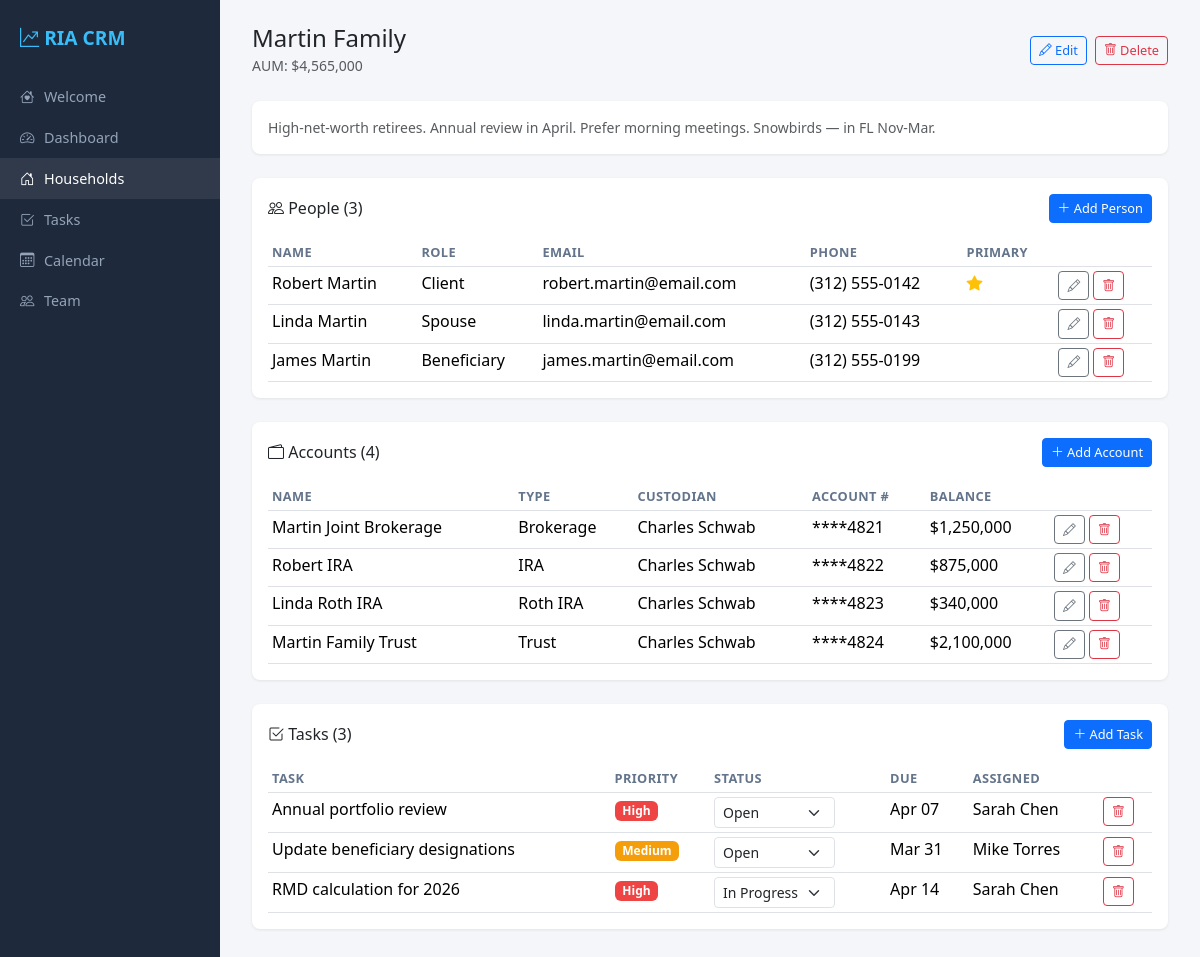
/households/1, run on the app's committed database.
### models.py (models this page shows, shortened)
class Household(db.Model):
    id = db.Column(db.Integer, primary_key=True)
    name = db.Column(db.String(200), nullable=False)
    notes = db.Column(db.Text, default="")
    created_at = db.Column(db.DateTime, default=datetime.utcnow)
    people = db.relationship("Person", backref="household", lazy=True, cascade="all, delete-orphan")
    accounts = db.relationship("Account", backref="household", lazy=True, cascade="all, delete-orphan")
    tasks = db.relationship("Task", backref="household", lazy=True, cascade="all, delete-orphan")
    meetings = db.relationship("Meeting", backref="household", lazy=True, cascade="all, delete-orphan")
    @property
    def total_aum(self):
        return sum(a.balance for a in self.accounts)

class Account(db.Model):
    id = db.Column(db.Integer, primary_key=True)
    name = db.Column(db.String(200), nullable=False)
    account_type = db.Column(db.String(50), nullable=False)
    custodian = db.Column(db.String(200), default="")
    account_number = db.Column(db.String(100), default="")
    balance = db.Column(db.Float, default=0.0)
    household_id = db.Column(db.Integer, db.ForeignKey("household.id"), nullable=False)
    created_at = db.Column(db.DateTime, default=datetime.utcnow)

class Person(db.Model):
    id = db.Column(db.Integer, primary_key=True)
    first_name = db.Column(db.String(100), nullable=False)
    last_name = db.Column(db.String(100), nullable=False)
    email = db.Column(db.String(200), default="")
    phone = db.Column(db.String(50), default="")
    role = db.Column(db.String(50), default="Client")  # Client, Spouse, Beneficiary, Trustee, etc.
    is_primary = db.Column(db.Boolean, default=False)
    household_id = db.Column(db.Integer, db.ForeignKey("household.id"), nullable=False)
    created_at = db.Column(db.DateTime, default=datetime.utcnow)
    meeting_attendees = db.relationship("MeetingAttendee", backref="person", lazy=True, cascade="all, delete-orphan")
    @property
    def full_name(self):
        return f"{self.first_name} {self.last_name}"

class Task(db.Model):
    id = db.Column(db.Integer, primary_key=True)
    title = db.Column(db.String(300), nullable=False)
    description = db.Column(db.Text, default="")
    status = db.Column(db.String(20), default="Open")
    priority = db.Column(db.String(10), default="Medium")
    due_date = db.Column(db.Date, nullable=True)
    assigned_to = db.Column(db.String(100), default="")  # team member name
    household_id = db.Column(db.Integer, db.ForeignKey("household.id"), nullable=True)
    created_at = db.Column(db.DateTime, default=datetime.utcnow)

### app.py (the view)
@app.route("/households/<int:id>")
def household_detail(id):
    h = Household.query.get_or_404(id)
    return render_template(
        "household_detail.html",
        household=h,
        account_types=ACCOUNT_TYPES,
        task_statuses=TASK_STATUSES,
        task_priorities=TASK_PRIORITIES,
    )

### templates/household_detail.html (shortened to what this page needs)
{% extends "base.html" %}
{% block content %}
<div class="d-flex justify-content-between align-items-center mb-4">
    <div>
        <h4 class="mb-0">{{ household.name }}</h4>
        <small class="text-muted">AUM: ${{ "{:,.0f}".format(household.total_aum) }}</small>
    </div>
    <div class="d-flex gap-2">
        <a href="{{ url_for('household_edit', id=household.id) }}" class="btn btn-outline-primary btn-sm"><i class="bi bi-pencil"></i> Edit</a>
        <form method="POST" action="{{ url_for('household_delete', id=household.id) }}" onsubmit="return confirm('Delete this household and all related data?')">
            <button class="btn btn-outline-danger btn-sm"><i class="bi bi-trash"></i> Delete</button>
        </form>
    </div>
</div>
{% if household.notes %}
<div class="card p-3 mb-4"><small class="text-muted">{{ household.notes }}</small></div>
{% endif %}
<div class="card p-3 mb-4">
    <div class="d-flex justify-content-between align-items-center mb-3">
        <h6 class="mb-0"><i class="bi bi-people"></i> People ({{ household.people|length }})</h6>
        <button class="btn btn-primary btn-sm" data-bs-toggle="modal" data-bs-target="#addPersonModal"><i class="bi bi-plus-lg"></i> Add Person</button>
    </div>
    {% if household.people %}
    <table class="table table-sm mb-0">
        <thead><tr><th>Name</th><th>Role</th><th>Email</th><th>Phone</th><th>Primary</th><th></th></tr></thead>
        <tbody>
        {% for p in household.people %}
        <tr>
            <td>{{ p.full_name }}</td>
            <td>{{ p.role }}</td>
            <td>{{ p.email or '—' }}</td>
            <td>{{ p.phone or '—' }}</td>
            <td>{% if p.is_primary %}<i class="bi bi-star-fill text-warning"></i>{% endif %}</td>
            <td>
                <button class="btn btn-outline-secondary btn-sm" data-bs-toggle="modal" data-bs-target="#editPerson{{ p.id }}"><i class="bi bi-pencil"></i></button>
                <form method="POST" action="{{ url_for('person_delete', id=p.id) }}" class="d-inline" onsubmit="return confirm('Remove this person?')">
                    <button class="btn btn-outline-danger btn-sm"><i class="bi bi-trash"></i></button>
                </form>
            </td>
        </tr>
        {% endfor %}
        </tbody>
    </table>
    {% else %}
    <p class="text-muted mb-0">No people added yet.</p>
    {% endif %}
</div>
<div class="card p-3 mb-4">
    <div class="d-flex justify-content-between align-items-center mb-3">
        <h6 class="mb-0"><i class="bi bi-wallet2"></i> Accounts ({{ household.accounts|length }})</h6>
        <button class="btn btn-primary btn-sm" data-bs-toggle="modal" data-bs-target="#addAccountModal"><i class="bi bi-plus-lg"></i> Add Account</button>
    </div>
    {% if household.accounts %}
    <table class="table table-sm mb-0">
        <thead><tr><th>Name</th><th>Type</th><th>Custodian</th><th>Account #</th><th>Balance</th><th></th></tr></thead>
        <tbody>
        {% for a in household.accounts %}
        <tr>
            <td>{{ a.name }}</td>
            <td>{{ a.account_type }}</td>
            <td>{{ a.custodian or '—' }}</td>
            <td>{{ a.account_number or '—' }}</td>
            <td>${{ "{:,.0f}".format(a.balance) }}</td>
            <td>
                <button class="btn btn-outline-secondary btn-sm" data-bs-toggle="modal" data-bs-target="#editAccount{{ a.id }}"><i class="bi bi-pencil"></i></button>
                <form method="POST" action="{{ url_for('account_delete', id=a.id) }}" class="d-inline" onsubmit="return confirm('Remove this account?')">
                    <button class="btn btn-outline-danger btn-sm"><i class="bi bi-trash"></i></button>
                </form>
            </td>
        </tr>
        {% endfor %}
        </tbody>
    </table>
    {% else %}
    <p class="text-muted mb-0">No accounts added yet.</p>
    {% endif %}
</div>
<div class="card p-3 mb-4">
    <div class="d-flex justify-content-between align-items-center mb-3">
        <h6 class="mb-0"><i class="bi bi-check2-square"></i> Tasks ({{ household.tasks|length }})</h6>
        <button class="btn btn-primary btn-sm" data-bs-toggle="modal" data-bs-target="#addTaskModal"><i class="bi bi-plus-lg"></i> Add Task</button>
    </div>
    {% if household.tasks %}
    <table class="table table-sm mb-0">
        <thead><tr><th>Task</th><th>Priority</th><th>Status</th><th>Due</th><th>Assigned</th><th></th></tr></thead>
        <tbody>
        {% for t in household.tasks %}
        <tr>
            <td>{{ t.title }}</td>
            <td><span class="badge badge-priority-{{ t.priority }}">{{ t.priority }}</span></td>
            <td>
                <form method="POST" action="{{ url_for('task_status', id=t.id) }}" class="d-inline">
                    <select name="status" class="form-select form-select-sm d-inline" style="width:auto" onchange="this.form.submit()">
                        {% for s in task_statuses %}<option {% if t.status == s %}selected{% endif %}>{{ s }}</option>{% endfor %}
                    </select>
                </form>
            </td>
            <td>{{ t.due_date.strftime('%b %d') if t.due_date else '—' }}</td>
            <td>{{ t.assigned_to or '—' }}</td>
            <td>
                <form method="POST" action="{{ url_for('task_delete', id=t.id) }}" class="d-inline" onsubmit="return confirm('Delete?')">
                    <button class="btn btn-outline-danger btn-sm"><i class="bi bi-trash"></i></button>
                </form>
            </td>
        </tr>
        {% endfor %}
        </tbody>
    </table>
    {% else %}
    <p class="text-muted mb-0">No tasks for this household.</p>
    {% endif %}
</div>
{% endblock %}

### templates/base.html (style rules this page uses)
:root { --sidebar-width: 220px; }
body { background: #f5f6fa; font-family: 'Segoe UI', system-ui, sans-serif; }
.card { border: none; box-shadow: 0 1px 3px rgba(0,0,0,0.08); border-radius: 0.5rem; }
.badge-priority-High { background: #ef4444; }
.badge-priority-Medium { background: #f59e0b; }
.table th { font-size: 0.8rem; text-transform: uppercase; color: #64748b; letter-spacing: 0.03em; }
.btn-sm { font-size: 0.8rem; }

### data on the page
Household: name "Martin Family", notes "High-net-worth retirees. Annual review in April. Prefer morning meetings. Snowbirds — in FL Nov-Mar."
Account: total_aum "4,565,000", name "Martin Joint Brokerage", account_type "Brokerage", custodian "Charles Schwab", account_number "****4821", balance "1,250,000"
Person: full_name "Robert Martin", role "Client", email "robert.martin@email.com", phone "(312) 555-0142", is_primary True (drawn)
Person: full_name "Linda Martin", role "Spouse", email "linda.martin@email.com", phone "(312) 555-0143"
Person: full_name "James Martin", role "Beneficiary", email "james.martin@email.com", phone "(312) 555-0199"
Account: name "Robert IRA", account_type "IRA", custodian "Charles Schwab", account_number "****4822", balance "875,000"
Account: name "Linda Roth IRA", account_type "Roth IRA", custodian "Charles Schwab", account_number "****4823", balance "340,000"
Account: name "Martin Family Trust", account_type "Trust", custodian "Charles Schwab", account_number "****4824", balance "2,100,000"
Task: title "Annual portfolio review", priority "High", status "Open", due_date "Apr 07", assigned_to "Sarah Chen"
Task: title "Update beneficiary designations", priority "Medium", status "Open", due_date "Mar 31", assigned_to "Mike Torres"
Task: title "RMD calculation for 2026", priority "High", status "In Progress", due_date "Apr 14", assigned_to "Sarah Chen"

### other printed values
{{ household.people|length }} "3"
{{ household.accounts|length }} "4"
{{ household.tasks|length }} "3"
